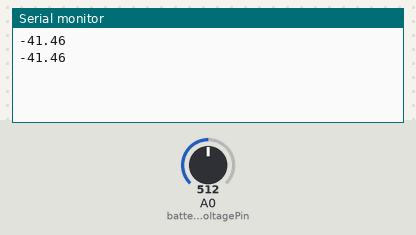
The sketch below on a simulated Arduino Uno, built with avr-gcc and run on an emulated ATmega328P. Parts: the last lines printed to the serial monitor. The test bench sets the inputs (shaded band); at power-on: A0 (batteryVoltagePin) = 512.

Above: at 5.8 s.
5.9 s: A0 (batteryVoltagePin) set to 716
At 11.1 s:
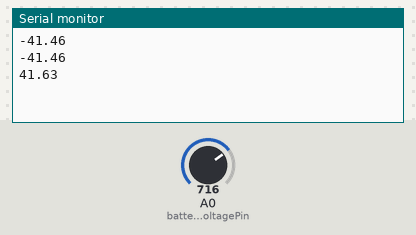
11.9 s: A0 (batteryVoltagePin) set to 900
At 16.2 s:
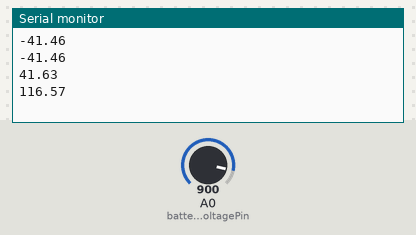
Timing chart, 0 to 17.7 s (numbered marks = the images above; inputs shaded):
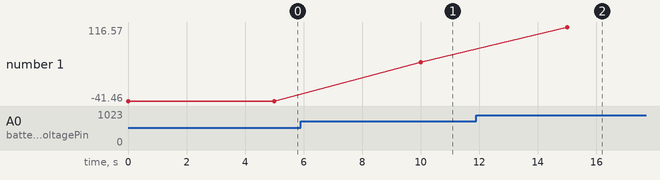

The sketch:

Voltage_devider.ino
```cpp
const float batteryVoltagePin = A0; //analog input pin to measure battery voltage

const float batteryNominalVoltage = 3.7; //nominal voltage of the battery

const float batteryFullVoltage = 4.2; //fully charged voltage of the battery

const float batteryEmptyVoltage = 3.0; //empty voltage of the battery

float batteryPercentage = 0; //initialize battery percentage variable

void setup() {

  Serial.begin(9600); //initialize serial communication

}

void loop() {

  float batteryVoltage = analogRead(batteryVoltagePin) * (5.0 / 1023.0); //read the voltage from the voltage divider circuit

  batteryPercentage = ((batteryVoltage - batteryEmptyVoltage) / (batteryFullVoltage - batteryEmptyVoltage)) * 100; //calculate the battery percentage based on the voltage range

  Serial.println(batteryPercentage); //print the battery percentage to the serial monitor

  delay(5000); //wait for 5 seconds before taking the next reading

}
```

Measured:
- after the input at 5.9 s, the serial monitor: prints a new line after 4.1 s (image 1)
- after the input at 11.9 s, the serial monitor: prints a new line after 3.1 s (image 2)
- plotted number 1: -41.46 → 41.63 after the input at 5.9 s, 41.63 → 116.57 after the input at 11.9 s
